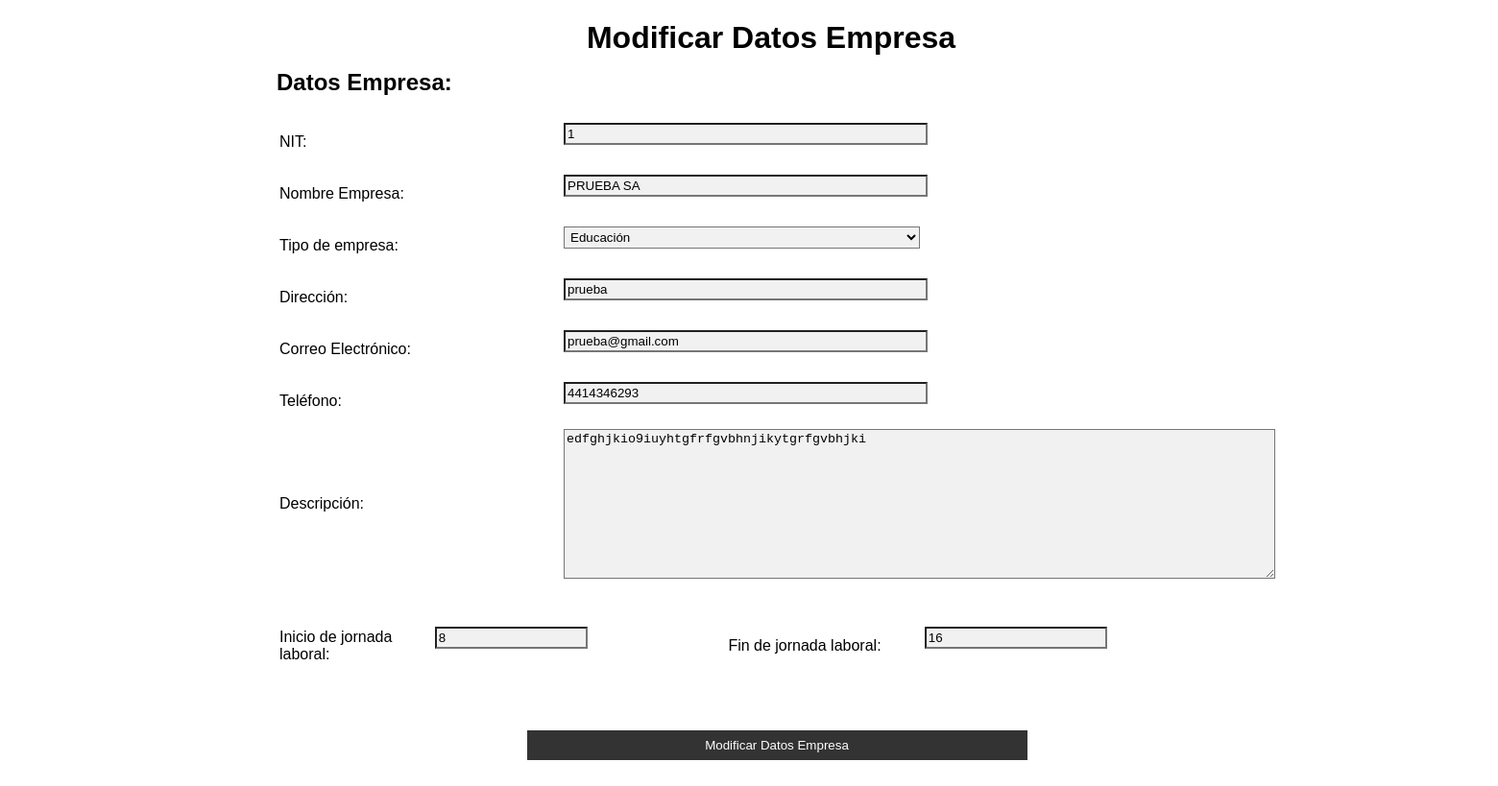
Screenshot of /appausaweb/modificarEmpresa1.php?cempresa=1 (signed in) with the database file from the repository.
### tables this page shows
CREATE TABLE `empresa` (
  `nit` bigint(17) NOT NULL,
  `nombre_empresa` varchar(45) NOT NULL,
  `direccion` varchar(45) NOT NULL,
  `email` varchar(150) NOT NULL,
  `telefono` varchar(10) NOT NULL,
  `descripción_empresa` text,
  `num_empleados` int(4) NOT NULL,
  `tipo_empresa` varchar(45) DEFAULT NULL,
  `inicio_actividad` int(2) NOT NULL,
  `fin_actividad` int(2) NOT NULL,
  `e` int(1) NOT NULL
);

### appausaweb/mcript.php (called while the page is built, shortened)
<?php
$clave  = 'appausa usbbog';
$method = 'aes-256-cbc';
$iv = base64_decode("C9fBxl1AgWcxY1/M8jfstw==");
 $teldesencriptar = function($num){
	$cad = strval($num);
	if (strlen($cad) == 10){
		$mitad1 = substr($cad, 0, -5);
		$mitad2 = substr($cad, -5, 6);
		return  $mitad1[2].$mitad1[3].$mitad1[1].$mitad1[4].$mitad1[0].$mitad2[2].$mitad2[3].$mitad2[1].$mitad2[4].$mitad2[0];
	} elseif(strlen($cad) == 7){
		return $cad[3].$cad[5].$cad[4].$cad[0].$cad[6].$cad[2].$cad[1];
	}
 };
 $desencriptar = function ($valor) use ($method, $clave, $iv) {
     return openssl_decrypt($valor, $method, $clave, false, $iv);
 };
 ?>

### appausaweb/modificarEmpresa1.php (the view, shortened to what this page needs)
<!DOCTYPE html PUBLIC "-//W3C//DTD XHTML 1.0 Transitional//EN" "http://www.w3.org/TR/xhtml1/DTD/xhtml1-transitional.dtd">
<html xmlns="http://www.w3.org/1999/xhtml">
<head>
<link href="multi/formularios.css" rel="stylesheet" type="text/css" />
</head>
<body>
<?php
include_once("conexion.php");
$con=mysqli_connect($host,$usuario,$clave,$bd) or die("ERROR");
mysqli_set_charset($con,"utf8");
include_once ("mcript.php");
if(isset($_GET['cempresa'])){
	$emp = $_GET['cempresa'];
	$sql="SELECT * from empresa where nit = $emp AND e = 1;";
	$result=mysqli_query($con,$sql);
	if(mysqli_num_rows($result) != 0){
		while($mostrar=mysqli_fetch_array($result)){
			$nomb = $mostrar['nombre_empresa'];
			$dir = $mostrar['direccion'];
			$em = $mostrar['email'];
			$tel = $mostrar['telefono'];
			$des = $mostrar['descripción_empresa'];
			$tip = $mostrar['tipo_empresa'];
			$ini = $mostrar['inicio_actividad'];
			$fin = $mostrar['fin_actividad'];
		}
	}
}
?>
<div id="apDiv1">
<h1 align="center">Modificar Datos Empresa</h1>
<div id="apDiv3">
<h2>Datos Empresa:</h2>
<form>
<table width="1043" height="265" border="0">
  <tr>
    <td><p> NIT:</p></td>
    <td width="525"><input type="text" name="cnit" value= "<?php if (isset($_GET['cempresa'])) { echo $emp;} else { echo ""; }?>" pattern="^[0-9]{0,14}+-[{0-9}]$" readonly="readonly" autofocus required /></td>
  </tr>
  <tr>
    <td><p>Nombre Empresa:</p></td>
    <td><input type="text" name="cnombre"  value= "<?php if (isset($_GET['cempresa'])) { echo $nomb;} else { echo ""; }?>" autofocus="autofocus" required="required" /></td>
  </tr>
  <tr>
    <td><p>Tipo de empresa:</p></td>
    <td><select name="ctipo">
    <option selected value="<?php if (isset($_GET['cempresa'])) { echo $tip;} else { echo ""; }?>"><?php if (isset($_GET['cempresa'])) { echo $tip;} else { echo ""; }?></option>
</select></td>
  </tr>
  <tr>
    <td><p>Dirección:</p></td>
    <td><input type="text" name ="cdir" value= "<?php if (isset($_GET['cempresa'])) { echo $dir;} else { echo ""; }?>" autofocus required /></td>
  </tr>
  <tr>
    <td><p>Correo Electrónico:</p></td>
    <td><input type="email" name="cemail" value= "<?php if (isset($_GET['cempresa'])) { $vcorreo = $em;$vcorreo = $desencriptar($vcorreo); echo $vcorreo;} else { echo ""; }?>" pattern="^[a-zA-Z0-9.!#$%&'*+/=?^_`{|}~-]+@[a-zA-Z0-9-]+(?:\.[a-zA-Z0-9-]+)*$" required /></td>
  </tr>
  <tr>
    <td><p>Teléfono:</p></td>
    <td><input type="tel" name="ctel" value= "<?php if (isset($_GET['cempresa'])) { $vtel = $tel; $vtel =  $teldesencriptar($vtel); echo $vtel;} else { echo ""; }?>" pattern"^[0-9]\d{7,10}$" title="El numero de telefono debe ser de 7 o 10 digitos" required/></td>
  </tr>
  <tr>
    <td><p>Descripción:</p></td>
    <td><textarea name="cdescrip" rows="10" cols="90"><?php if (isset($_GET['cempresa'])) { echo $des;} else { echo "Descripcion de la empresa"; }?></textarea></td>
  </tr>
</table>
<table width="1042" height="137" border="0">
  <tr>
    <td width="118"><p>Inicio de jornada laboral:</p></td>
    <td width="226"><input type="number" value= "<?php if (isset($_GET['cempresa'])) { echo $ini;} else { echo ""; }?>" name="cinicio" required="required"/></td>
    <td width="150"><p> Fin de jornada laboral:</p></td>
    <td width="273"><input type="number" value= "<?php if (isset($_GET['cempresa'])) { echo $fin;} else { echo ""; }?>" name="cfin" required="required"/></td>
  </tr>
</table>
<p align="center"><button type="submit" name="add">Modificar Datos Empresa</button></p>
</form>
</div>
</div>
</body>
</html>

### appausaweb/multi/formularios.css (style rules this page uses)
input[type=text], input[type=password],input[type=date] ,input[type=email],input[type=tel],input[type=number], select { width: 50%; padding: 2px; margin: 5px 0 22px 0; display: inline-table border: none; background: #f1f1f1; alignment-baseline:text-before-edge; font:Arial, Helvetica, sans-serif; }
textarea { display: inline-table border: none; background: #f1f1f1; alignment-baseline:text-before-edge; font:Arial, Helvetica, sans-serif; }
p { font-family:Arial, Helvetica, sans-serif; }
button { background-color: #333; color: white; padding: 8px 10px; margin: 2px 0; border: thick; cursor: pointer; width: 50%; }

### appausaweb/modificarEmpresa1.php (style rules this page uses)
BODY { font-family:Arial, Helvetica, sans-serif }
#apDiv1 { position: absolute; left: 0px; top: 0px; width: 1606px; height: 1008px; z-index: 1; }
#apDiv3 { position: absolute; left: 288px; top: 52px; width: 1042px; height: 366px; z-index: 3; }

### rows the page displays
empresa: cnombre "PRUEBA SA", ctipo "Educación", cdir "prueba", cemail "prueba@gmail.com", ctel "4414346293", cdescrip "edfghjkio9iuyhtgfrfgvbhnjikytgrfgvbhjki", cinicio "8", cfin "16"
